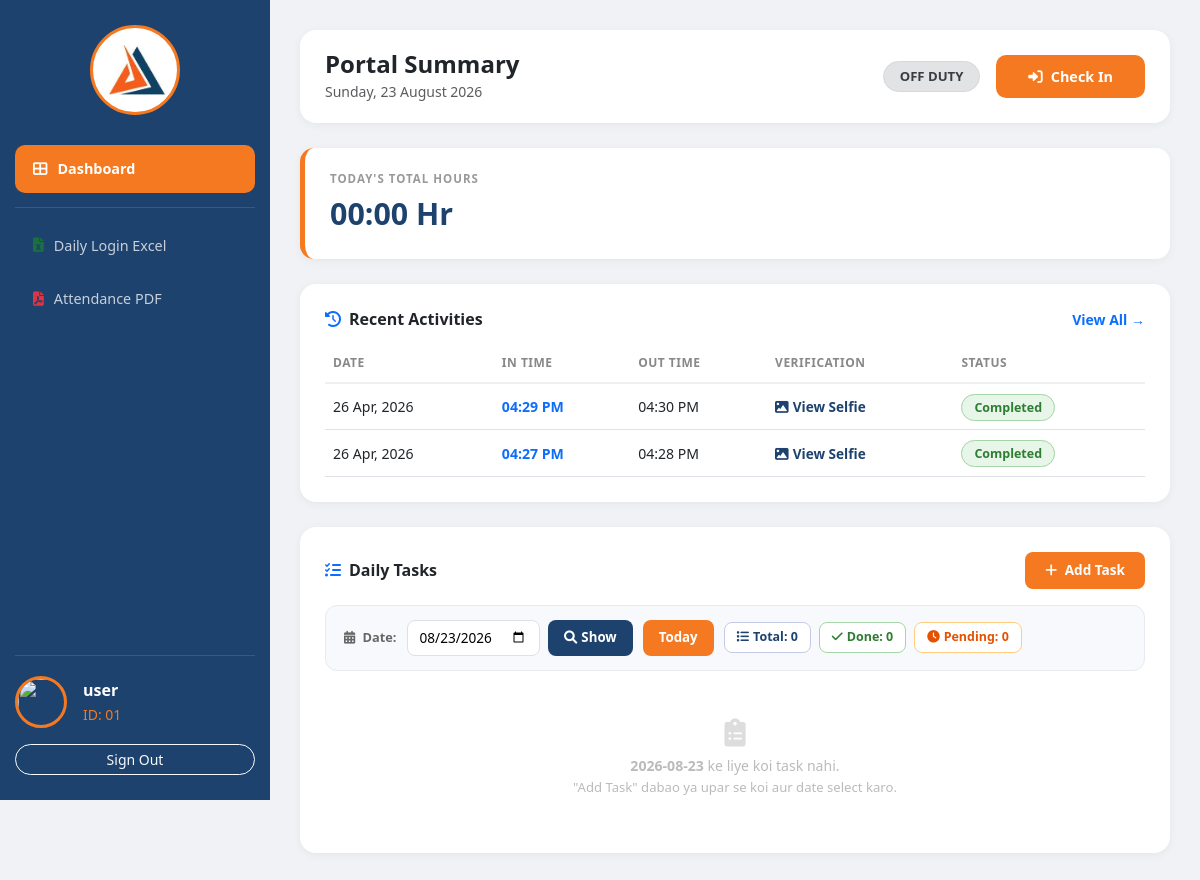
/dashboard (signed in), run on an earlier commit of the app's database.
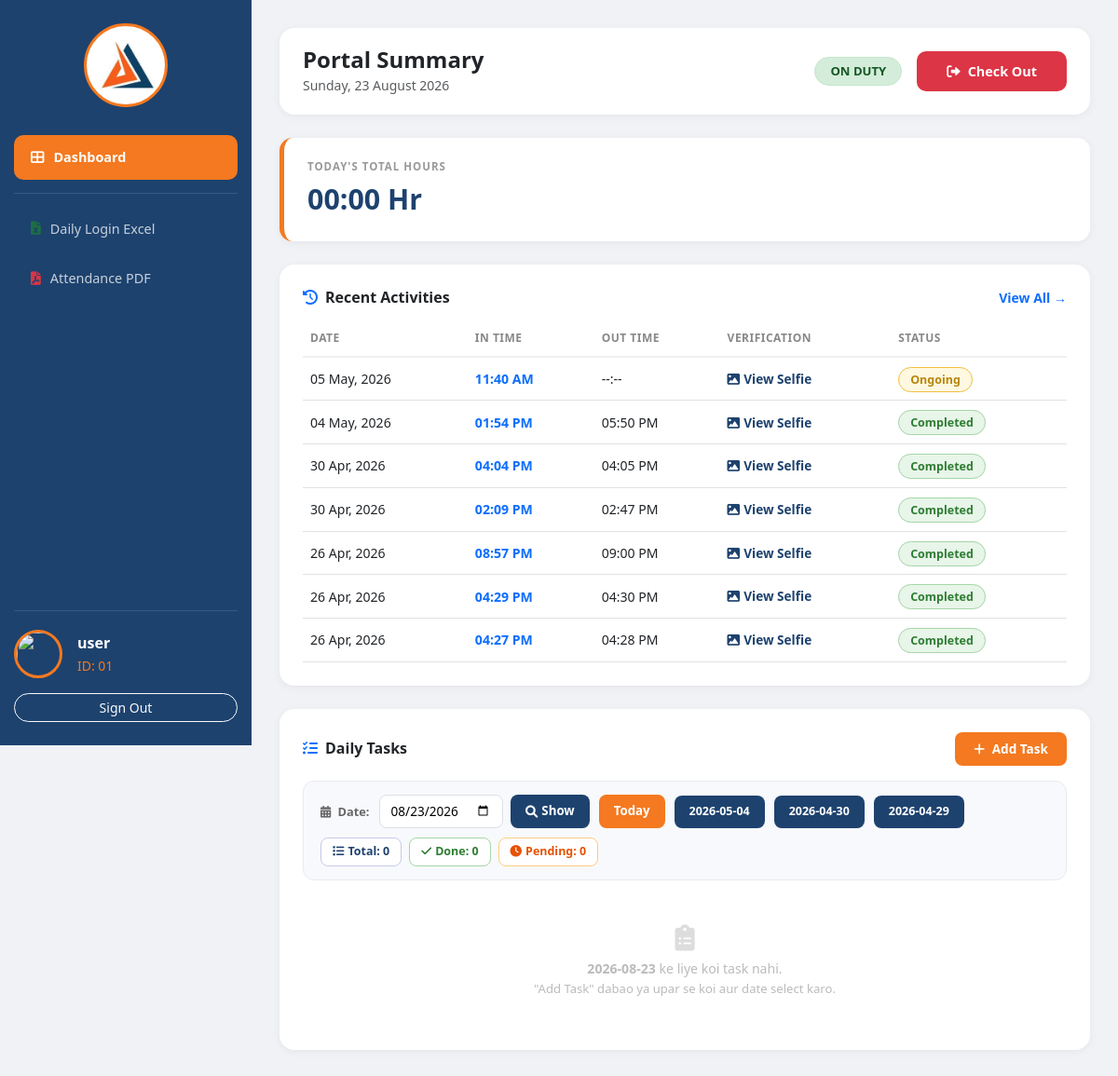
And on a later commit of the database.
### Back-end/app.py (models this page shows)
class Attendance(db.Model):
    id = db.Column(db.Integer, primary_key=True)
    user_id = db.Column(db.Integer, db.ForeignKey('user.id'))
    emp_full_name = db.Column(db.String(160))
    check_in = db.Column(db.DateTime, default=datetime.now)
    check_out = db.Column(db.DateTime, nullable=True)
    location_in = db.Column(db.String(255))
    location_out = db.Column(db.String(255))
    selfie = db.Column(db.String(255))
    total_seconds = db.Column(db.Integer, default=0)

### Back-end/app.py (the view)
@app.route('/dashboard')
@login_required
def dashboard():
    today_date = datetime.now().date()
    yesterday_date = today_date - timedelta(days=1)
    week_start = today_date - timedelta(days=7)
    date_display = datetime.now().strftime("%A, %d %B %Y")
    if current_user.role == 'admin':
        logs = Attendance.query.order_by(Attendance.id.desc()).all()
        pending_users = User.query.filter_by(status='pending').all()
        return render_template('admin_dashboard.html', logs=logs, pending=pending_users, today=date_display)
    t_logs = Attendance.query.filter(
        Attendance.user_id == current_user.id,
        func.date(Attendance.check_in) == today_date
    ).all()
    y_logs = Attendance.query.filter(
        Attendance.user_id == current_user.id,
        func.date(Attendance.check_in) == yesterday_date
    ).all()
    w_logs = Attendance.query.filter(
        Attendance.user_id == current_user.id,
        func.date(Attendance.check_in) >= week_start
    ).all()
    stats = {
        'today': calculate_hours(t_logs),
        'yesterday': calculate_hours(y_logs),
        'weekly': calculate_hours(w_logs)
    }
    recent_activity = Attendance.query.filter_by(
        user_id=current_user.id
    ).order_by(Attendance.id.desc()).limit(10).all()
    active_session = Attendance.query.filter_by(
        user_id=current_user.id, check_out=None
    ).first()
    task_filter_date = request.args.get('task_date', str(today_date))
    tasks = Task.query.filter_by(
        user_id=current_user.id
    ).filter(
        Task.due_date == task_filter_date
    ).order_by(Task.created_at.desc()).all()
    all_task_dates = db.session.query(Task.due_date).filter_by(
        user_id=current_user.id
    ).filter(Task.due_date != None, Task.due_date != '').distinct().order_by(Task.due_date.desc()).all()
    all_task_dates = [d[0] for d in all_task_dates]
    return render_template('emp_dashboard.html',
        logs=recent_activity,
        active=active_session,
        stats=stats,
        today_date=date_display,
        tasks=tasks,
        task_filter_date=task_filter_date,
        all_task_dates=all_task_dates,
        today_str=str(today_date)
    )

### Back-end/app.py (called while the page is built, shortened)
@login_manager.user_loader
def load_user(user_id):
    return User.query.get(int(user_id))

def calculate_hours(logs):
    total_sec = 0
    if not logs:
        return "00:00 Hr"

### Front-end/templates/emp_dashboard.html (shortened to what the changed rows need)
<!DOCTYPE html>
<html lang="en">
<head>
    <link href="https://cdn.jsdelivr.net/npm/bootstrap@5.3.0/dist/css/bootstrap.min.css" rel="stylesheet">
    <link rel="stylesheet" href="https://cdnjs.cloudflare.com/ajax/libs/font-awesome/6.0.0/css/all.min.css">
</head>
<body>
<div class="main-content">
    <div class="header-card">
        <div class="d-flex align-items-center gap-3">
            {% if active %}
                <span class="badge px-3 py-2 rounded-pill"
                    style="background:#d4edda;color:#155724;border:1px solid #c3e6cb;font-size:0.82rem;">
                    ON DUTY
                </span>
                <button onclick="handlePunch()" class="btn-checkout">
                    <i class="fa fa-sign-out-alt me-2"></i>Check Out
                </button>
            {% else %}
                <span class="badge px-3 py-2 rounded-pill"
                    style="background:#e2e3e5;color:#383d41;border:1px solid #d6d8db;font-size:0.82rem;">
                    OFF DUTY
                </span>
                <button onclick="handlePunch()" class="btn-checkin">
                    <i class="fa fa-sign-in-alt me-2"></i>Check In
                </button>
            {% endif %}
        </div>
    </div>
    <div class="table-card">
        <div class="table-responsive">
            <table class="table table-hover mb-0">
                <thead>
                    <tr>
                        <th>Date</th>
                        <th>In Time</th>
                        <th>Out Time</th>
                        <th>Verification</th>
                        <th>Status</th>
                    </tr>
                </thead>
                <tbody>
                    {% for log in logs %}
                    <tr>
                        <td class="fw-medium">{{ log.check_in.strftime('%d %b, %Y') }}</td>
                        <td class="fw-bold text-primary">{{ log.check_in.strftime('%I:%M %p') }}</td>
                        <td>{{ log.check_out.strftime('%I:%M %p') if log.check_out else '--:--' }}</td>
                        <td>
                            <a href="/static/uploads/{{ log.selfie }}" target="_blank" class="selfie-link">
                                <i class="fa fa-image me-1"></i>View Selfie
                            </a>
                        </td>
                        <td>
                            {% if log.check_out %}
                                <span class="badge-done">Completed</span>
                            {% else %}
                                <span class="badge-ongoing">Ongoing</span>
                            {% endif %}
                        </td>
                    </tr>
                    {% endfor %}
                </tbody>
            </table>
        </div>
    </div>
    <div class="task-card">
        <div class="task-filter-bar">
            <label><i class="fa fa-calendar-days me-1"></i> Date:</label>
            <form method="GET" action="/dashboard"
                style="display:flex;align-items:center;gap:8px;flex-wrap:wrap;margin:0;">
                <input type="date" name="task_date"
                    value="{{ task_filter_date }}"
                    max="{{ today_str }}">
                <button type="submit" class="btn-filter">
                </button>
            </form>
            <a href="/dashboard?task_date={{ today_str }}"
               class="btn-filter {% if task_filter_date == today_str %}active-date{% endif %}">
               Today
            </a>
            {% for d in all_task_dates[:4] %}
            <a href="/dashboard?task_date={{ d }}"
               class="btn-filter {% if task_filter_date == d and d != today_str %}active-date{% endif %}"
               style="font-size:0.78rem;">
               {{ d }}
            </a>
            {% endfor %}
            <div class="task-mini-stats">
                <span class="mini-stat total">
                </span>
                <span class="mini-stat mdone">
                </span>
                <span class="mini-stat mpend">
                </span>
            </div>
        </div>
    </div>
</div>
</body>
</html>

What changed in the data, as far as the page shows it:
added Attendance: check_in "05 May, 2026", check_in "11:40 AM", check_out "--:--", shows "Ongoing"
added Attendance: check_in "04 May, 2026", check_in "01:54 PM", check_out "05:50 PM", shows "Completed"
added Attendance: check_in "30 Apr, 2026", check_in "04:04 PM", check_out "04:05 PM", shows "Completed"
added Attendance: check_in "30 Apr, 2026", check_in "02:09 PM", check_out "02:47 PM", shows "Completed"
added Attendance: check_in "26 Apr, 2026", check_in "08:57 PM", check_out "09:00 PM", shows "Completed"
Also different on the page:
text no longer shown: "OFF DUTY Check In"
text now shown: "ON DUTY Check Out"
new list line: "2026-05-04"
new list line: "2026-04-30"
new list line: "2026-04-29"
